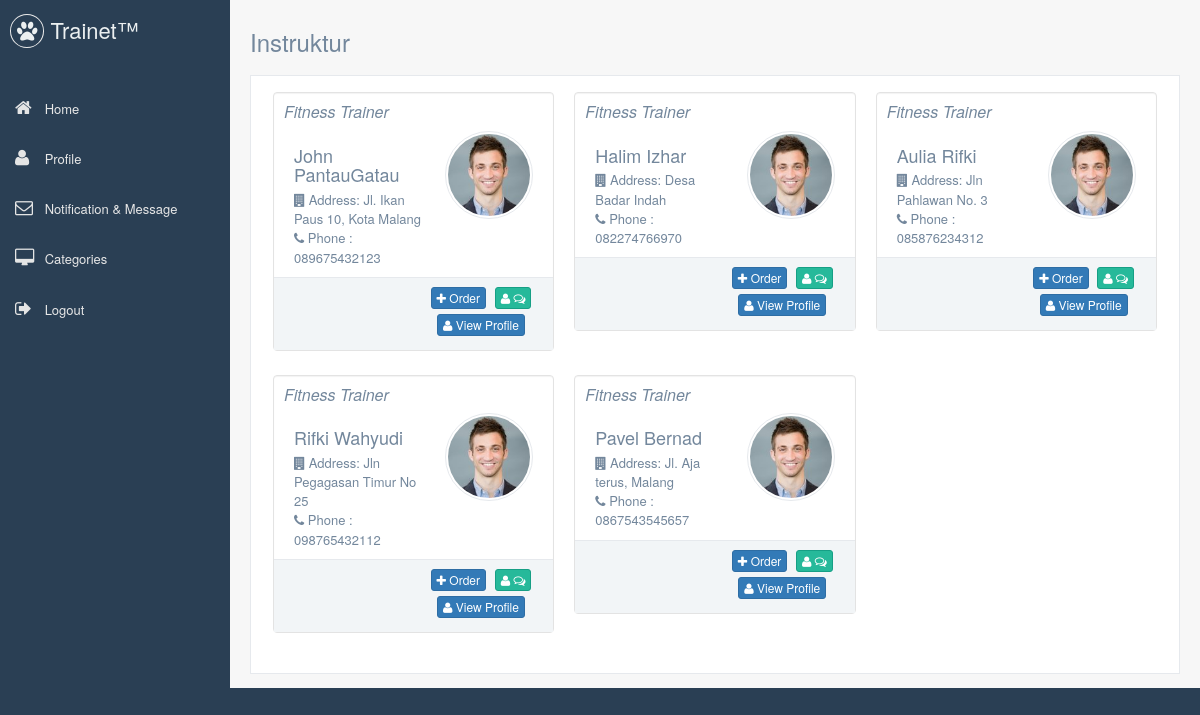
The page /index.php/categories/showcategories/fitness on the database its author committed.
### tables this page shows
CREATE TABLE `instruktur` (
  `id_instruktur` int(11) NOT NULL,
  `firstname` varchar(32) NOT NULL,
  `lastname` varchar(32) NOT NULL,
  `username` varchar(32) NOT NULL,
  `password` text NOT NULL,
  `level` int(11) NOT NULL DEFAULT '1',
  `email` varchar(32) NOT NULL,
  `gender` varchar(32) NOT NULL,
  `handphone` varchar(32) NOT NULL,
  `address` text NOT NULL,
  `photo` text NOT NULL,
  `status` varchar(32) NOT NULL,
  `validation` int(11) NOT NULL,
  `sport` varchar(32) NOT NULL,
  `achievement` text NOT NULL,
  `cost` double NOT NULL
);

### application/controllers/Categories.php (called while the page is built, shortened)
<?php
class Categories extends CI_Controller {
    public function __construct(){
        $this->load->model('Mcategories');
    }
    public function showcategories(){
        $sport = $this->uri->segment(3);
        $data['sport'] = $this->Mcategories->showCategories($sport);
        $this->load->view('Vheadermember');
        $this->load->view('Vlistinstruktur', $data);
        $this->load->view('footer.html');
    }
}
?>

### index.php (called while the page is built, shortened)
<?php
require_once BASEPATH.'core/CodeIgniter.php';

### application/models/Mcategories.php (called while the page is built)
<?php
class Mcategories extends CI_Model{
    public function showCategories($cat){
        $query = $this->db->where('sport',$cat)
                          ->get('instruktur');
        return $query;
    }
}
?>

### application/views/Vlistinstruktur.php (the view, shortened to what this page needs)
<?php
function sport($a){
            if($a=="Fitness"){
                return "Fitness Trainer";
            }else if($a=="Yoga"){
                return "Yoga Trainer";
            }else if($a=="Swimming"){
                return "Swimming Trainer";
            }else if($a=="Aerobic"){
                return "Aerobic Trainer";
            }
        }
?>
                <div class="right_col" role="main">
                    <div class="">
                        <div class="page-title">
                            <div class="title_left">
                                <h3>Instruktur</h3>
                            </div>
                        </div>
                        <div class="row">
                            <div class="col-md-12">
                                <div class="x_panel">
                                    <div class="x_content">
                                        <div class="row">
                                            <div class="col-md-12 col-sm-12 col-xs-12 text-center">
                                            </div>
                                            <?php
                                            if ($sport != NULL) {
                                    foreach ($sport->result_array() as $row){
                                            ?>
                                            <div class="col-md-4 col-sm-4 col-xs-12 profile_details">
                                                <div class="well profile_view">
                                                    <div class="col-sm-12">
                                                        <h4 class="brief"><i><?php echo sport($row["sport"]); ?></i></h4>
                                                        <div class="left col-xs-7">
                                                            <h2><?php echo $row['firstname']." ", $row['lastname']; ?></h2>
                                                            <ul class="list-unstyled">
                                                                <li><i class="fa fa-building"></i> Address: <?php echo $row['address']; ?></li>
                                                                <li><i class="fa fa-phone"></i> Phone : <?php echo $row['handphone']; ?></li>
                                                            </ul>
                                                        </div>
                                                        <div class="right col-xs-5 text-center">
                                                            <img src="<?php echo base_url(); ?>images/img.jpg" alt="" class="img-circle img-responsive">
                                                        </div>
                                                    </div>
                                                    <div class="col-xs-12 bottom text-center">
                                                        <div class="col-xs-12 col-sm-6 emphasis">
                                                        </div>
                                                        <div class="col-xs-12 col-sm-6 emphasis">
                                                            <a href="<?php echo base_url(); ?>index.php/member/order/<?php echo $row["id_instruktur"]?>"><button type="button"  class="btn btn-primary btn-xs">
                                                                <i  class="fa fa-plus"> </i> Order
                                                                </button></a>
                                                            <a href="<?php echo base_url(); ?>index.php/member/sendmessage/<?php echo $row["id_instruktur"]?>" type="button" class="btn btn-success btn-xs"> <i class="fa fa-user">
                                                                </i> <i class="fa fa-comments-o"></i> </a>
                                                            <a href="<?php echo base_url(); ?>index.php/member/profileinstruktur/<?php echo $row["id_instruktur"]?>"><button type="button" class="btn btn-primary btn-xs">
                                                                <i class="fa fa-user"> </i> View Profile
                                                                </button></a>
                                                        </div>
                                                    </div>
                                                </div>
                                            </div>
                                            <?php
    }
}?>
                                        </div>
                                    </div>
                                </div>
                            </div>
                        </div>
                    </div>
                </div>

### application/views/Vheadermember.php (shortened to what this page needs)
<!DOCTYPE html>
<html lang="en">
    <head>
        <link href="<?php echo base_url() ?>/vendors/bootstrap/dist/css/bootstrap.min.css" rel="stylesheet">
        <link href="<?php echo base_url() ?>/vendors/font-awesome/css/font-awesome.min.css" rel="stylesheet">
        <link href="<?php echo base_url() ?>/vendors/nprogress/nprogress.css" rel="stylesheet">
        <link href="<?php echo base_url() ?>/vendors/iCheck/skins/flat/green.css" rel="stylesheet">
        <link href="<?php echo base_url() ?>/vendors/bootstrap-progressbar/css/bootstrap-progressbar-3.3.4.min.css" rel="stylesheet">
        <link href="<?php echo base_url() ?>/vendors/jqvmap/dist/jqvmap.min.css" rel="stylesheet"/>
        <link href="<?php echo base_url() ?>/vendors/bootstrap-daterangepicker/daterangepicker.css" rel="stylesheet">
        <link href="<?php echo base_url() ?>/build/css/custom.min.css" rel="stylesheet">
    </head>
    <body class="nav-md">
        <div class="container body">
            <div class="main_container">
                <div class="col-md-3 left_col">
                    <div class="left_col scroll-view">
                        <div class="navbar nav_title" style="border: 0;">
                            <a href="<?php echo base_url() ?>" class="site_title"><i class="fa fa-paw"></i> <span>Trainet™</span></a>
                        </div>
                        <br />
                        <div id="sidebar-menu" class="main_menu_side hidden-print main_menu">
                            <div class="menu_section">
                                <ul class="nav side-menu">
                                    <li><a href="<?php echo base_url(); ?>"><i class="fa fa-home"></i> Home </a></li>
                                    <li><a href="<?php echo base_url(); ?>index.php/member"><i class="fa fa-user"></i> Profile </a></li>
                                    <li><a href="<?php echo base_url(); ?>index.php/member/messagenotification"><i class="fa fa-envelope-o"></i> Notification & Message </a></li>
                                    <li><a href="<?php echo base_url(); ?>index.php/categories"><i class="fa fa-desktop"></i> Categories </a></li>
                                    <li><a href="<?php echo base_url(); ?>index.php/login/logout"><i class="fa fa-sign-out"></i> Logout </a></li>
                                </ul>
                            </div>
                        </div>
                    </div>
                </div>

### rows shown on the page
instruktur: sport "Fitness Trainer", firstname "John", lastname "PantauGatau", address "Jl. Ikan Paus 10, Kota Malang", handphone "089675432123"
instruktur: sport "Fitness Trainer", firstname "Halim", lastname "Izhar", address "Desa Badar Indah", handphone "082274766970"
instruktur: sport "Fitness Trainer", firstname "Aulia", lastname "Rifki", address "Jln Pahlawan No. 3", handphone "085876234312"
instruktur: sport "Fitness Trainer", firstname "Rifki", lastname "Wahyudi", address "Jln Pegagasan Timur No 25", handphone "098765432112"
instruktur: sport "Fitness Trainer", firstname "Pavel", lastname "Bernad", address "Jl. Aja terus, Malang", handphone "0867543545657"
